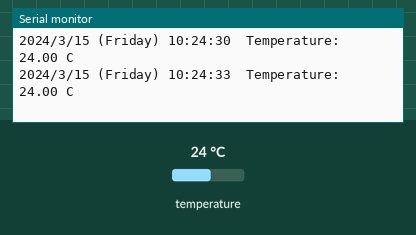
This sketch was run on a simulated Arduino Uno, built with avr-gcc and run on an emulated ATmega328P. On the bench: the last lines printed to the serial monitor. Inputs (shaded band) come from the test bench; at power-on: temperature 24 °C. The local clock reads 2024-03-15 10:24:30 at power-on unless the sketch sets it.

Above: at 3.8 s.
3.9 s: temperature set to 12 °C
At 7.3 s:
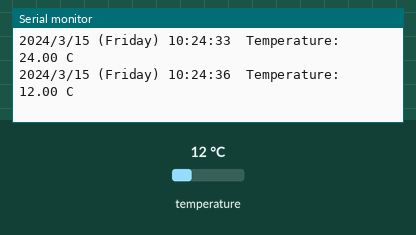
7.8 s: temperature set to 19 °C
At 9.7 s:
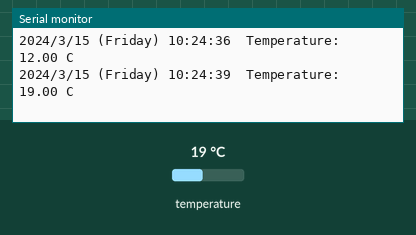
Timing chart, 0 to 11.2 s (numbered marks = the images above; inputs shaded):
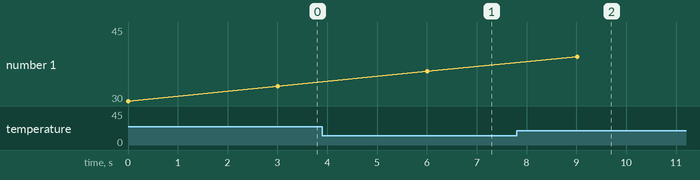

Measured:
- after the input at 3.9 s, the serial monitor: prints a new line after 2.1 s (image 1)
- after the input at 7.8 s, the serial monitor: prints a new line after 1.2 s (image 2)

The sketch:

01_RTC.ino
```cpp
// Date and time functions using a DS3231 RTC connected via I2C and Wire lib
#include "RTClib.h"

RTC_DS3231 rtc;

char daysOfTheWeek[7][12] = {"Sunday", "Monday", "Tuesday", "Wednesday", "Thursday", "Friday", "Saturday"};

void setup () {
  Serial.begin(9600);

  if (! rtc.begin()) {
    Serial.println("Couldn't find RTC");
    Serial.flush();
    while (1) delay(10);
  }
  if (rtc.lostPower()) {
    Serial.println("RTC lost power, let's set the time!");
    rtc.adjust(DateTime(F(__DATE__), F(__TIME__)));
  }
}

void loop () {
    DateTime now = rtc.now();

    Serial.print(now.year(), DEC);
    Serial.print('/');
    Serial.print(now.month(), DEC);
    Serial.print('/');
    Serial.print(now.day(), DEC);
    Serial.print(" (");
    Serial.print(daysOfTheWeek[now.dayOfTheWeek()]);
    Serial.print(") ");
    Serial.print(now.hour(), DEC);
    Serial.print(':');
    Serial.print(now.minute(), DEC);
    Serial.print(':');
    Serial.print(now.second(), DEC);

    Serial.print("  Temperature: ");
    Serial.print(rtc.getTemperature());
    Serial.print(" C");

    Serial.println();
    delay(3000);
}
```
